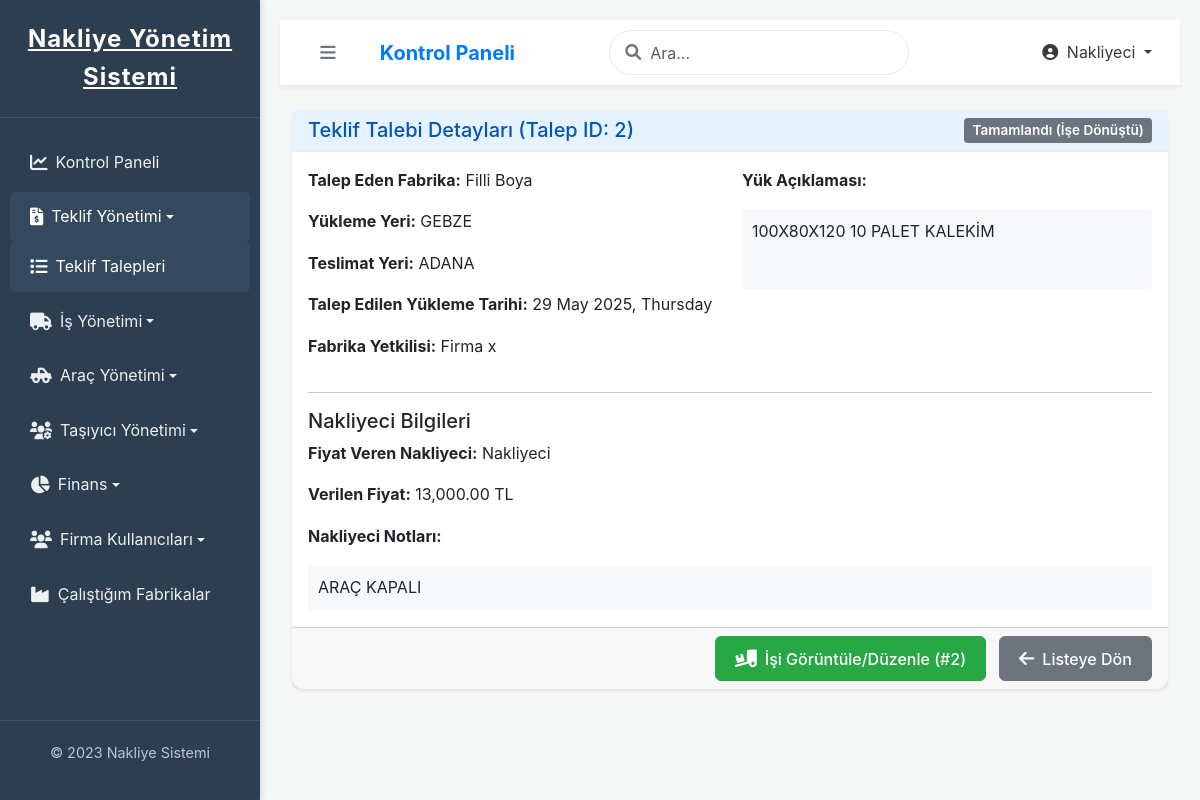
/nakliyeci/teklif-talepleri/2/ (signed in), run on an earlier commit of the app's database.
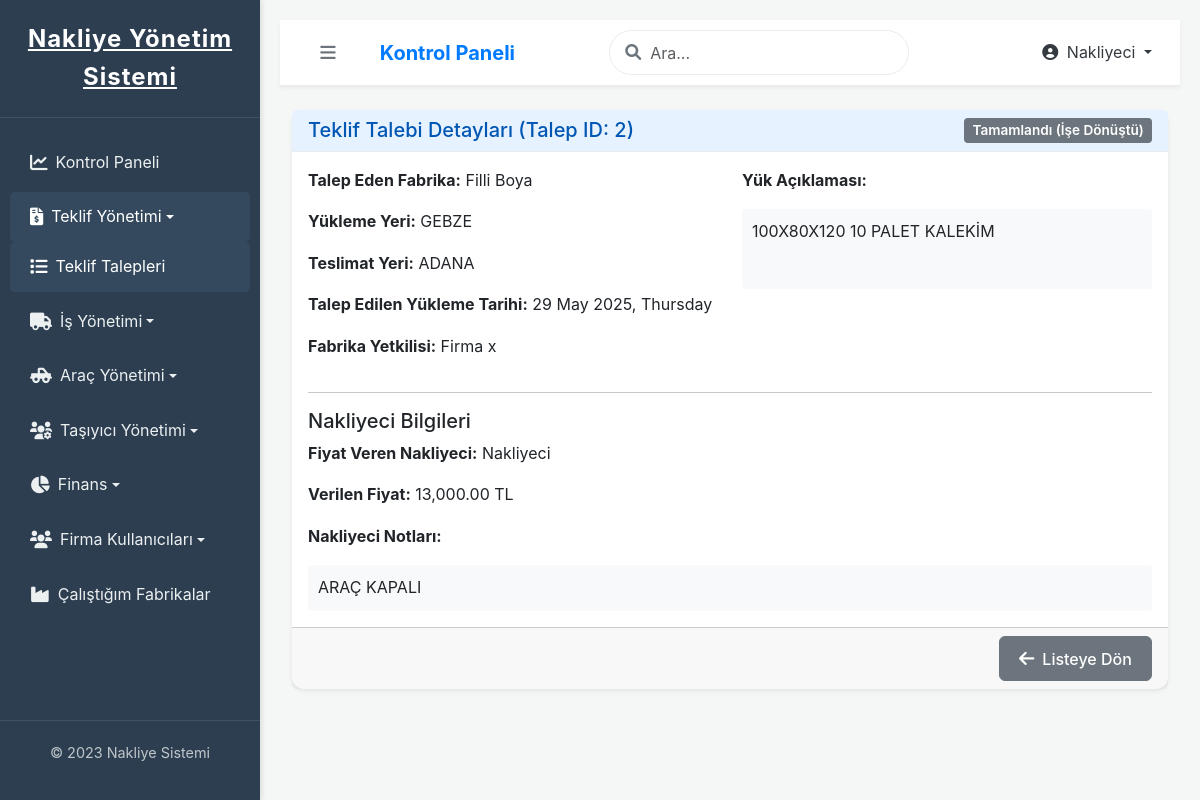
And on a later commit of the database.
### ana_uygulama/models.py (models this page shows, shortened)
class Shipment(models.Model):
    STATUS_CHOICES = [
        ('PENDING_ASSIGNMENT', 'Atama Bekliyor'), # Tekliften sonra veya manuel oluşturulduğunda ilk durum
        ('ASSIGNED', 'Taşıyıcıya Atandı'),
        ('IN_TRANSIT', 'Yolda'),
        ('DELIVERED', 'Teslim Edildi'),
        ('BILLED', 'Faturalandırıldı'), # Fatura kesildiğinde
        ('COMPLETED', 'Tamamlandı'), # Hem teslim edildi hem de tüm süreç bitti (fatura vs.)
        ('CANCELLED', 'İptal Edildi'),
    ]
    quote_request = models.OneToOneField(
        QuoteRequest,
        on_delete=models.SET_NULL,
        null=True, blank=True,
        verbose_name="İlişkili Fiyat Teklifi",
        related_name='shipment' # Tekliften sevkiyata doğru ters ilişki için
    )
    factory = models.ForeignKey(
        Company,
        on_delete=models.PROTECT, # Fabrika silinirse sevkiyatları koru
        limit_choices_to={'company_type': 'FABRIKA'},
        related_name='shipments_as_customer_factory',
        verbose_name="Müşteri Fabrika"
    )
    shipper_company = models.ForeignKey(
        Company,
        on_delete=models.PROTECT, # Nakliyeci silinirse sevkiyatları koru
        limit_choices_to={'company_type': 'NAKLIYECI'},
        related_name='shipments_managed_by_shipper',
        verbose_name="Nakliyeci Firma"
    )
    origin = models.CharField(max_length=255, verbose_name="Yükleme Yeri")
    destination = models.CharField(max_length=255, verbose_name="Teslimat Yeri")
    load_description = models.TextField(verbose_name="Yük Açıklaması")
    pickup_date = models.DateField(verbose_name="Yükleme Tarihi")
    delivery_date = models.DateField(null=True, blank=True, verbose_name="Teslim Tarihi")
    assigned_vehicle = models.ForeignKey(
        Vehicle,
        on_delete=models.SET_NULL,
        null=True, blank=True,
        verbose_name="Atanan Araç",
        related_name='assigned_shipments' # Aracın atandığı sevkiyatları izlemek için
    )
    price_for_factory = models.DecimalField(max_digits=10, decimal_places=2, verbose_name="Fabrikaya Kesilecek Fiyat (TL)")
    cost_for_shipper = models.DecimalField(max_digits=10, decimal_places=2, null=True, blank=True, verbose_name="Nakliyeciye Maliyet (Taşıyıcıya Ödenen) (TL)")
    status = models.CharField(max_length=20, choices=STATUS_CHOICES, default='PENDING_ASSIGNMENT', verbose_name="Durum")
    created_by_user = models.ForeignKey(
        CustomUser,
        on_delete=models.SET_NULL,
        null=True, blank=True,
        related_name='shipments_created',
        verbose_name="Oluşturan Nakliyeci Kullanıcı"
    )
    created_at = models.DateTimeField(auto_now_add=True, verbose_name="Oluşturulma Tarihi")
    updated_at = models.DateTimeField(auto_now=True, verbose_name="Son Güncelleme Tarihi")
    class Meta:
        verbose_name = "İş / Sevkiyat"
        verbose_name_plural = "İşler / Sevkiyatlar"
        ordering = ['-created_at']

### ana_uygulama/views.py (the view)
# urls.py: path('nakliyeci/teklif-talepleri/<int:pk>/', views.quote_request_detail_nakliyeci_view, name='quote_request_detail_nakliyeci'),
@login_required
def quote_request_detail_nakliyeci_view(request, pk):
    if not request.user.company or request.user.company.company_type != 'NAKLIYECI':
        messages.error(request, "Bu sayfaya erişim izniniz yok.")
        return redirect('ana_uygulama:dashboard')
    quote_request = get_object_or_404(
        QuoteRequest.objects.select_related('factory', 'created_by_user', 'priced_by_shipper_company'),
        pk=pk
    )
    if quote_request.status != 'PENDING' and \
       quote_request.priced_by_shipper_company != request.user.company:
        messages.error(request, "Bu teklif detaylarını görüntüleme izniniz yok.")
        return redirect('ana_uygulama:quote_request_list_nakliyeci')
    related_shipment = None
    if quote_request.status in ['ACCEPTED', 'COMPLETED']:
        try:
            related_shipment = getattr(quote_request, 'shipment', None)
        except Shipment.DoesNotExist:
            related_shipment = None
    context = {
        'quote_request': quote_request,
        'related_shipment': related_shipment,
        'page_title': f"Teklif Talebi Detayı #{quote_request.pk}"
    }
    return render(request, 'ana_uygulama/nakliyeci/quote_request_detail.html', context)

### ana_uygulama/templates/ana_uygulama/nakliyeci/quote_request_detail.html (shortened to what this page needs)
{% extends "base.html" %}
{% load static %}
{% load humanize %}
{% block content %}
    <div class="card shadow-sm">
        <div class="card-header d-flex justify-content-between align-items-center">
            <h5 class="mb-0">Teklif Talebi Detayları (Talep ID: {{ quote_request.id }})</h5>
            <span class="badge
                {% if quote_request.status == 'PENDING' %}bg-warning text-dark
                {% elif quote_request.status == 'QUOTED' %}bg-info
                {% elif quote_request.status == 'ACCEPTED' %}bg-success
                {% elif quote_request.status == 'REJECTED' %}bg-danger
                {% elif quote_request.status == 'COMPLETED' %}bg-secondary
                {% else %}bg-light text-dark{% endif %}">
                {{ quote_request.get_status_display }}
            </span>
        </div>
        <div class="card-body">
            <div class="row">
                <div class="col-md-6">
                    <p><strong>Talep Eden Fabrika:</strong> {{ quote_request.factory.name }}</p>
                    <p><strong>Yükleme Yeri:</strong> {{ quote_request.origin }}</p>
                    <p><strong>Teslimat Yeri:</strong> {{ quote_request.destination }}</p>
                    <p><strong>Talep Edilen Yükleme Tarihi:</strong> {{ quote_request.requested_pickup_date|date:"d F Y, l" }}</p>
                     {% if quote_request.created_by_user %}
                        <p><strong>Fabrika Yetkilisi:</strong> {{ quote_request.created_by_user.get_full_name|default:quote_request.created_by_user.username }}</p>
                    {% endif %}
                </div>
                <div class="col-md-6">
                     <p><strong>Yük Açıklaması:</strong></p>
                     <div style="background-color: #f8f9fa; padding: 10px; border-radius: 4px; min-height: 80px;">
                        {{ quote_request.load_description|linebreaksbr }}
                     </div>
                </div>
            </div>
            <hr>
            <h5>Nakliyeci Bilgileri</h5>
            {% if quote_request.priced_by_shipper_company %}
                <p><strong>Fiyat Veren Nakliyeci:</strong> {{ quote_request.priced_by_shipper_company.name }}</p>
            {% endif %}
            {% if quote_request.offered_price %}
                <p><strong>Verilen Fiyat:</strong> {{ quote_request.offered_price|intcomma }} TL</p>
                <p><strong>Nakliyeci Notları:</strong></p>
                <div style="background-color: #f8f9fa; padding: 10px; border-radius: 4px;">
                    {{ quote_request.shipper_notes|default:"Ek not bulunmamaktadır."|linebreaksbr }}
                </div>
            {% else %}
                <p class="text-muted">Bu talep için henüz bir fiyat teklifi verilmemiş.</p>
            {% endif %}
        </div>
        <div class="card-footer text-end">
            {% if related_shipment and related_shipment.shipper_company == request.user.company %}
                <a href="{% url 'ana_uygulama:shipment_detail_nakliyeci_view' shipment_id=related_shipment.id %}" class="btn btn-success ms-2">
                    <i class="fas fa-truck-loading"></i> İşi Görüntüle/Düzenle (#{{ related_shipment.id }})
                </a>
            {% elif quote_request.status == 'ACCEPTED' and quote_request.priced_by_shipper_company == request.user.company and not related_shipment %}
                 <a href="{% url 'ana_uygulama:shipment_create_from_quote_nakliyeci' quote_id=quote_request.id %}" class="btn btn-warning ms-2">
                    <i class="fas fa-sync-alt"></i> Teklifi İşe Dönüştür
                </a>
            {% endif %}
            <a href="{% url 'ana_uygulama:quote_request_list_nakliyeci_view' %}" class="btn btn-secondary ms-2"><i class="fas fa-arrow-left"></i> Listeye Dön</a>
        </div>
    </div>
{% endblock %}

What changed in the data, as far as the page shows it:
removed Shipment: id "2"
Also different on the page:
text no longer shown: "İşi Görüntüle/Düzenle (# )"
